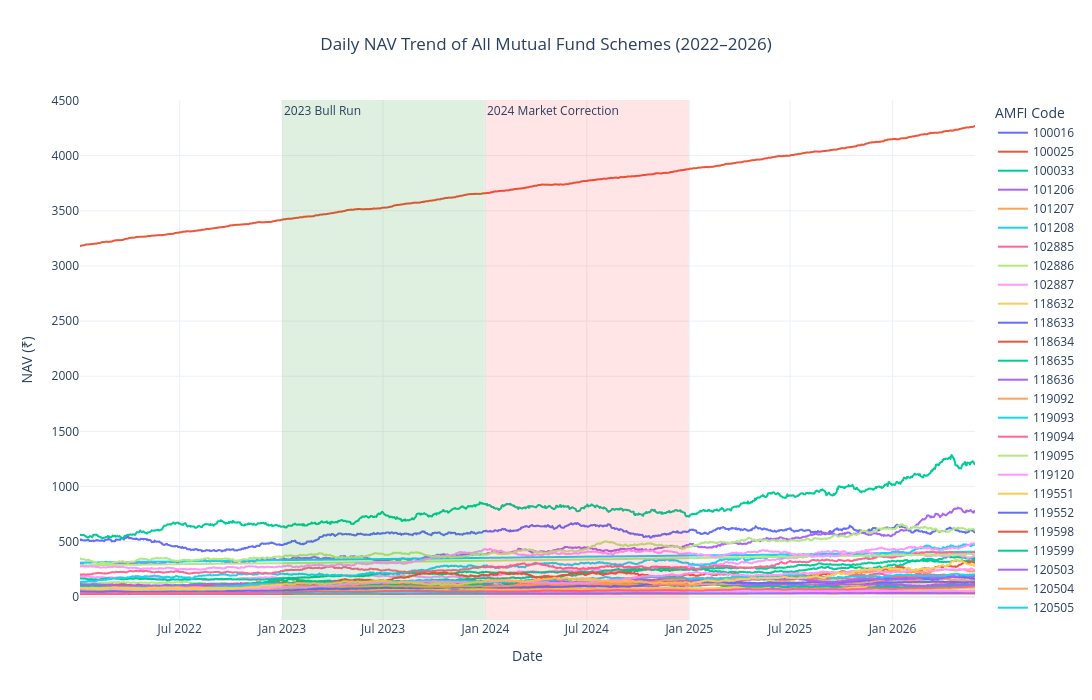

The notebook cell this image was saved under:
### Code cell
fig.show()

### Figure 1 — Plotly figure (JSON) as saved in the notebook; plotly's stock layout.template omitted (floating-point values rounded to 4 significant figures; data arrays with more than 128 entries replaced by an {"elided": "..."} marker saying what was removed)
{"data": [{"hovertemplate": "Scheme (AMFI Code)=100016<br>Date=%{x}<br>NAV (₹)=%{y}<extra></extra>", "legendgroup": "100016", "line": {"color": "#636efa", "dash": "solid"}, "marker": {"symbol": "circle"}, "mode": "lines", "name": "100016", "showlegend": true, "type": "scattergl", "x": {"elided": "1150 str values"}, "xaxis": "x", "y": {"elided": "1150 float values"}, "yaxis": "y"}, {"hovertemplate": "Scheme (AMFI Code)=100025<br>Date=%{x}<br>NAV (₹)=%{y}<extra></extra>", "legendgroup": "100025", "line": {"color": "#EF553B", "dash": "solid"}, "marker": {"symbol": "circle"}, "mode": "lines", "name": "100025", "showlegend": true, "type": "scattergl", "x": {"elided": "1150 str values"}, "xaxis": "x", "y": {"elided": "1150 float values"}, "yaxis": "y"}, {"hovertemplate": "Scheme (AMFI Code)=100033<br>Date=%{x}<br>NAV (₹)=%{y}<extra></extra>", "legendgroup": "100033", "line": {"color": "#00cc96", "dash": "solid"}, "marker": {"symbol": "circle"}, "mode": "lines", "name": "100033", "showlegend": true, "type": "scattergl", "x": {"elided": "1150 str values"}, "xaxis": "x", "y": {"elided": "1150 float values"}, "yaxis": "y"}, {"hovertemplate": "Scheme (AMFI Code)=101206<br>Date=%{x}<br>NAV (₹)=%{y}<extra></extra>", "legendgroup": "101206", "line": {"color": "#ab63fa", "dash": "solid"}, "marker": {"symbol": "circle"}, "mode": "lines", "name": "101206", "showlegend": true, "type": "scattergl", "x": {"elided": "1150 str values"}, "xaxis": "x", "y": {"elided": "1150 float values"}, "yaxis": "y"}, {"hovertemplate": "Scheme (AMFI Code)=101207<br>Date=%{x}<br>NAV (₹)=%{y}<extra></extra>", "legendgroup": "101207", "line": {"color": "#FFA15A", "dash": "solid"}, "marker": {"symbol": "circle"}, "mode": "lines", "name": "101207", "showlegend": true, "type": "scattergl", "x": {"elided": "1150 str values"}, "xaxis": "x", "y": {"elided": "1150 float values"}, "yaxis": "y"}, {"hovertemplate": "Scheme (AMFI Code)=101208<br>Date=%{x}<br>NAV (₹)=%{y}<extra></extra>", "legendgroup": "101208", "line": {"color": "#19d3f3", "dash": "solid"}, "marker": {"symbol": "circle"}, "mode": "lines", "name": "101208", "showlegend": true, "type": "scattergl", "x": {"elided": "1150 str values"}, "xaxis": "x", "y": {"elided": "1150 float values"}, "yaxis": "y"}, {"hovertemplate": "Scheme (AMFI Code)=102885<br>Date=%{x}<br>NAV (₹)=%{y}<extra></extra>", "legendgroup": "102885", "line": {"color": "#FF6692", "dash": "solid"}, "marker": {"symbol": "circle"}, "mode": "lines", "name": "102885", "showlegend": true, "type": "scattergl", "x": {"elided": "1150 str values"}, "xaxis": "x", "y": {"elided": "1150 float values"}, "yaxis": "y"}, {"hovertemplate": "Scheme (AMFI Code)=102886<br>Date=%{x}<br>NAV (₹)=%{y}<extra></extra>", "legendgroup": "102886", "line": {"color": "#B6E880", "dash": "solid"}, "marker": {"symbol": "circle"}, "mode": "lines", "name": "102886", "showlegend": true, "type": "scattergl", "x": {"elided": "1150 str values"}, "xaxis": "x", "y": {"elided": "1150 float values"}, "yaxis": "y"}, {"hovertemplate": "Scheme (AMFI Code)=102887<br>Date=%{x}<br>NAV (₹)=%{y}<extra></extra>", "legendgroup": "102887", "line": {"color": "#FF97FF", "dash": "solid"}, "marker": {"symbol": "circle"}, "mode": "lines", "name": "102887", "showlegend": true, "type": "scattergl", "x": {"elided": "1150 str values"}, "xaxis": "x", "y": {"elided": "1150 float values"}, "yaxis": "y"}, {"hovertemplate": "Scheme (AMFI Code)=118632<br>Date=%{x}<br>NAV (₹)=%{y}<extra></extra>", "legendgroup": "118632", "line": {"color": "#FECB52", "dash": "solid"}, "marker": {"symbol": "circle"}, "mode": "lines", "name": "118632", "showlegend": true, "type": "scattergl", "x": {"elided": "1150 str values"}, "xaxis": "x", "y": {"elided": "1150 float values"}, "yaxis": "y"}, {"hovertemplate": "Scheme (AMFI Code)=118633<br>Date=%{x}<br>NAV (₹)=%{y}<extra></extra>", "legendgroup": "118633", "line": {"color": "#636efa", "dash": "solid"}, "marker": {"symbol": "circle"}, "mode": "lines", "name": "118633", "showlegend": true, "type": "scattergl", "x": {"elided": "1150 str values"}, "xaxis": "x", "y": {"elided": "1150 float values"}, "yaxis": "y"}, {"hovertemplate": "Scheme (AMFI Code)=118634<br>Date=%{x}<br>NAV (₹)=%{y}<extra></extra>", "legendgroup": "118634", "line": {"color": "#EF553B", "dash": "solid"}, "marker": {"symbol": "circle"}, "mode": "lines", "name": "118634", "showlegend": true, "type": "scattergl", "x": {"elided": "1150 str values"}, "xaxis": "x", "y": {"elided": "1150 float values"}, "yaxis": "y"}, {"hovertemplate": "Scheme (AMFI Code)=118635<br>Date=%{x}<br>NAV (₹)=%{y}<extra></extra>", "legendgroup": "118635", "line": {"color": "#00cc96", "dash": "solid"}, "marker": {"symbol": "circle"}, "mode": "lines", "name": "118635", "showlegend": true, "type": "scattergl", "x": {"elided": "1150 str values"}, "xaxis": "x", "y": {"elided": "1150 float values"}, "yaxis": "y"}, {"hovertemplate": "Scheme (AMFI Code)=118636<br>Date=%{x}<br>NAV (₹)=%{y}<extra></extra>", "legendgroup": "118636", "line": {"color": "#ab63fa", "dash": "solid"}, "marker": {"symbol": "circle"}, "mode": "lines", "name": "118636", "showlegend": true, "type": "scattergl", "x": {"elided": "1150 str values"}, "xaxis": "x", "y": {"elided": "1150 float values"}, "yaxis": "y"}, {"hovertemplate": "Scheme (AMFI Code)=119092<br>Date=%{x}<br>NAV (₹)=%{y}<extra></extra>", "legendgroup": "119092", "line": {"color": "#FFA15A", "dash": "solid"}, "marker": {"symbol": "circle"}, "mode": "lines", "name": "119092", "showlegend": true, "type": "scattergl", "x": {"elided": "1150 str values"}, "xaxis": "x", "y": {"elided": "1150 float values"}, "yaxis": "y"}, {"hovertemplate": "Scheme (AMFI Code)=119093<br>Date=%{x}<br>NAV (₹)=%{y}<extra></extra>", "legendgroup": "119093", "line": {"color": "#19d3f3", "dash": "solid"}, "marker": {"symbol": "circle"}, "mode": "lines", "name": "119093", "showlegend": true, "type": "scattergl", "x": {"elided": "1150 str values"}, "xaxis": "x", "y": {"elided": "1150 float values"}, "yaxis": "y"}, {"hovertemplate": "Scheme (AMFI Code)=119094<br>Date=%{x}<br>NAV (₹)=%{y}<extra></extra>", "legendgroup": "119094", "line": {"color": "#FF6692", "dash": "solid"}, "marker": {"symbol": "circle"}, "mode": "lines", "name": "119094", "showlegend": true, "type": "scattergl", "x": {"elided": "1150 str values"}, "xaxis": "x", "y": {"elided": "1150 float values"}, "yaxis": "y"}, {"hovertemplate": "Scheme (AMFI Code)=119095<br>Date=%{x}<br>NAV (₹)=%{y}<extra></extra>", "legendgroup": "119095", "line": {"color": "#B6E880", "dash": "solid"}, "marker": {"symbol": "circle"}, "mode": "lines", "name": "119095", "showlegend": true, "type": "scattergl", "x": {"elided": "1150 str values"}, "xaxis": "x", "y": {"elided": "1150 float values"}, "yaxis": "y"}, {"hovertemplate": "Scheme (AMFI Code)=119120<br>Date=%{x}<br>NAV (₹)=%{y}<extra></extra>", "legendgroup": "119120", "line": {"color": "#FF97FF", "dash": "solid"}, "marker": {"symbol": "circle"}, "mode": "lines", "name": "119120", "showlegend": true, "type": "scattergl", "x": {"elided": "1150 str values"}, "xaxis": "x", "y": {"elided": "1150 float values"}, "yaxis": "y"}, {"hovertemplate": "Scheme (AMFI Code)=119551<br>Date=%{x}<br>NAV (₹)=%{y}<extra></extra>", "legendgroup": "119551", "line": {"color": "#FECB52", "dash": "solid"}, "marker": {"symbol": "circle"}, "mode": "lines", "name": "119551", "showlegend": true, "type": "scattergl", "x": {"elided": "1150 str values"}, "xaxis": "x", "y": {"elided": "1150 float values"}, "yaxis": "y"}, {"hovertemplate": "Scheme (AMFI Code)=119552<br>Date=%{x}<br>NAV (₹)=%{y}<extra></extra>", "legendgroup": "119552", "line": {"color": "#636efa", "dash": "solid"}, "marker": {"symbol": "circle"}, "mode": "lines", "name": "119552", "showlegend": true, "type": "scattergl", "x": {"elided": "1150 str values"}, "xaxis": "x", "y": {"elided": "1150 float values"}, "yaxis": "y"}, {"hovertemplate": "Scheme (AMFI Code)=119598<br>Date=%{x}<br>NAV (₹)=%{y}<extra></extra>", "legendgroup": "119598", "line": {"color": "#EF553B", "dash": "solid"}, "marker": {"symbol": "circle"}, "mode": "lines", "name": "119598", "showlegend": true, "type": "scattergl", "x": {"elided": "1150 str values"}, "xaxis": "x", "y": {"elided": "1150 float values"}, "yaxis": "y"}, {"hovertemplate": "Scheme (AMFI Code)=119599<br>Date=%{x}<br>NAV (₹)=%{y}<extra></extra>", "legendgroup": "119599", "line": {"color": "#00cc96", "dash": "solid"}, "marker": {"symbol": "circle"}, "mode": "lines", "name": "119599", "showlegend": true, "type": "scattergl", "x": {"elided": "1150 str values"}, "xaxis": "x", "y": {"elided": "1150 float values"}, "yaxis": "y"}, {"hovertemplate": "Scheme (AMFI Code)=120503<br>Date=%{x}<br>NAV (₹)=%{y}<extra></extra>", "legendgroup": "120503", "line": {"color": "#ab63fa", "dash": "solid"}, "marker": {"symbol": "circle"}, "mode": "lines", "name": "120503", "showlegend": true, "type": "scattergl", "x": {"elided": "1150 str values"}, "xaxis": "x", "y": {"elided": "1150 float values"}, "yaxis": "y"}, {"hovertemplate": "Scheme (AMFI Code)=120504<br>Date=%{x}<br>NAV (₹)=%{y}<extra></extra>", "legendgroup": "120504", "line": {"color": "#FFA15A", "dash": "solid"}, "marker": {"symbol": "circle"}, "mode": "lines", "name": "120504", "showlegend": true, "type": "scattergl", "x": {"elided": "1150 str values"}, "xaxis": "x", "y": {"elided": "1150 float values"}, "yaxis": "y"}, {"hovertemplate": "Scheme (AMFI Code)=120505<br>Date=%{x}<br>NAV (₹)=%{y}<extra></extra>", "legendgroup": "120505", "line": {"color": "#19d3f3", "dash": "solid"}, "marker": {"symbol": "circle"}, "mode": "lines", "name": "120505", "showlegend": true, "type": "scattergl", "x": {"elided": "1150 str values"}, "xaxis": "x", "y": {"elided": "1150 float values"}, "yaxis": "y"}, {"hovertemplate": "Scheme (AMFI Code)=120506<br>Date=%{x}<br>NAV (₹)=%{y}<extra></extra>", "legendgroup": "120506", "line": {"color": "#FF6692", "dash": "solid"}, "marker": {"symbol": "circle"}, "mode": "lines", "name": "120506", "showlegend": true, "type": "scattergl", "x": {"elided": "1150 str values"}, "xaxis": "x", "y": {"elided": "1150 float values"}, "yaxis": "y"}, {"hovertemplate": "Scheme (AMFI Code)=120507<br>Date=%{x}<br>NAV (₹)=%{y}<extra></extra>", "legendgroup": "120507", "line": {"color": "#B6E880", "dash": "solid"}, "marker": {"symbol": "circle"}, "mode": "lines", "name": "120507", "showlegend": true, "type": "scattergl", "x": {"elided": "1150 str values"}, "xaxis": "x", "y": {"elided": "1150 float values"}, "yaxis": "y"}, {"hovertemplate": "Scheme (AMFI Code)=120841<br>Date=%{x}<br>NAV (₹)=%{y}<extra></extra>", "legendgroup": "120841", "line": {"color": "#FF97FF", "dash": "solid"}, "marker": {"symbol": "circle"}, "mode": "lines", "name": "120841", "showlegend": true, "type": "scattergl", "x": {"elided": "1150 str values"}, "xaxis": "x", "y": {"elided": "1150 float values"}, "yaxis": "y"}, {"hovertemplate": "Scheme (AMFI Code)=120842<br>Date=%{x}<br>NAV (₹)=%{y}<extra></extra>", "legendgroup": "120842", "line": {"color": "#FECB52", "dash": "solid"}, "marker": {"symbol": "circle"}, "mode": "lines", "name": "120842", "showlegend": true, "type": "scattergl", "x": {"elided": "1150 str values"}, "xaxis": "x", "y": {"elided": "1150 float values"}, "yaxis": "y"}, {"hovertemplate": "Scheme (AMFI Code)=120843<br>Date=%{x}<br>NAV (₹)=%{y}<extra></extra>", "legendgroup": "120843", "line": {"color": "#636efa", "dash": "solid"}, "marker": {"symbol": "circle"}, "mode": "lines", "name": "120843", "showlegend": true, "type": "scattergl", "x": {"elided": "1150 str values"}, "xaxis": "x", "y": {"elided": "1150 float values"}, "yaxis": "y"}, {"hovertemplate": "Scheme (AMFI Code)=120844<br>Date=%{x}<br>NAV (₹)=%{y}<extra></extra>", "legendgroup": "120844", "line": {"color": "#EF553B", "dash": "solid"}, "marker": {"symbol": "circle"}, "mode": "lines", "name": "120844", "showlegend": true, "type": "scattergl", "x": {"elided": "1150 str values"}, "xaxis": "x", "y": {"elided": "1150 float values"}, "yaxis": "y"}, {"hovertemplate": "Scheme (AMFI Code)=125497<br>Date=%{x}<br>NAV (₹)=%{y}<extra></extra>", "legendgroup": "125497", "line": {"color": "#00cc96", "dash": "solid"}, "marker": {"symbol": "circle"}, "mode": "lines", "name": "125497", "showlegend": true, "type": "scattergl", "x": {"elided": "1150 str values"}, "xaxis": "x", "y": {"elided": "1150 float values"}, "yaxis": "y"}, {"hovertemplate": "Scheme (AMFI Code)=125498<br>Date=%{x}<br>NAV (₹)=%{y}<extra></extra>", "legendgroup": "125498", "line": {"color": "#ab63fa", "dash": "solid"}, "marker": {"symbol": "circle"}, "mode": "lines", "name": "125498", "showlegend": true, "type": "scattergl", "x": {"elided": "1150 str values"}, "xaxis": "x", "y": {"elided": "1150 float values"}, "yaxis": "y"}, {"hovertemplate": "Scheme (AMFI Code)=148567<br>Date=%{x}<br>NAV (₹)=%{y}<extra></extra>", "legendgroup": "148567", "line": {"color": "#FFA15A", "dash": "solid"}, "marker": {"symbol": "circle"}, "mode": "lines", "name": "148567", "showlegend": true, "type": "scattergl", "x": {"elided": "1150 str values"}, "xaxis": "x", "y": {"elided": "1150 float values"}, "yaxis": "y"}, {"hovertemplate": "Scheme (AMFI Code)=148568<br>Date=%{x}<br>NAV (₹)=%{y}<extra></extra>", "legendgroup": "148568", "line": {"color": "#19d3f3", "dash": "solid"}, "marker": {"symbol": "circle"}, "mode": "lines", "name": "148568", "showlegend": true, "type": "scattergl", "x": {"elided": "1150 str values"}, "xaxis": "x", "y": {"elided": "1150 float values"}, "yaxis": "y"}, {"hovertemplate": "Scheme (AMFI Code)=148569<br>Date=%{x}<br>NAV (₹)=%{y}<extra></extra>", "legendgroup": "148569", "line": {"color": "#FF6692", "dash": "solid"}, "marker": {"symbol": "circle"}, "mode": "lines", "name": "148569", "showlegend": true, "type": "scattergl", "x": {"elided": "1150 str values"}, "xaxis": "x", "y": {"elided": "1150 float values"}, "yaxis": "y"}, {"hovertemplate": "Scheme (AMFI Code)=149322<br>Date=%{x}<br>NAV (₹)=%{y}<extra></extra>", "legendgroup": "149322", "line": {"color": "#B6E880", "dash": "solid"}, "marker": {"symbol": "circle"}, "mode": "lines", "name": "149322", "showlegend": true, "type": "scattergl", "x": {"elided": "1150 str values"}, "xaxis": "x", "y": {"elided": "1150 float values"}, "yaxis": "y"}, {"hovertemplate": "Scheme (AMFI Code)=149323<br>Date=%{x}<br>NAV (₹)=%{y}<extra></extra>", "legendgroup": "149323", "line": {"color": "#FF97FF", "dash": "solid"}, "marker": {"symbol": "circle"}, "mode": "lines", "name": "149323", "showlegend": true, "type": "scattergl", "x": {"elided": "1150 str values"}, "xaxis": "x", "y": {"elided": "1150 float values"}, "yaxis": "y"}, {"hovertemplate": "Scheme (AMFI Code)=149324<br>Date=%{x}<br>NAV (₹)=%{y}<extra></extra>", "legendgroup": "149324", "line": {"color": "#FECB52", "dash": "solid"}, "marker": {"symbol": "circle"}, "mode": "lines", "name": "149324", "showlegend": true, "type": "scattergl", "x": {"elided": "1150 str values"}, "xaxis": "x", "y": {"elided": "1150 float values"}, "yaxis": "y"}], "layout": {"annotations": [{"showarrow": false, "text": "2023 Bull Run", "x": "2023-01-01", "xanchor": "left", "xref": "x", "y": 1, "yanchor": "top", "yref": "y domain"}, {"showarrow": false, "text": "2024 Market Correction", "x": "2024-01-01", "xanchor": "left", "xref": "x", "y": 1, "yanchor": "top", "yref": "y domain"}], "height": 700, "hovermode": "x unified", "legend": {"title": {"text": "AMFI Code"}, "tracegroupgap": 0}, "shapes": [{"fillcolor": "green", "line": {"width": 0}, "opacity": 0.12, "type": "rect", "x0": "2023-01-01", "x1": "2023-12-31", "xref": "x", "y0": 0, "y1": 1, "yref": "y domain"}, {"fillcolor": "red", "line": {"width": 0}, "opacity": 0.1, "type": "rect", "x0": "2024-01-01", "x1": "2024-12-31", "xref": "x", "y0": 0, "y1": 1, "yref": "y domain"}], "title": {"text": "Daily NAV Trend of All Mutual Fund Schemes (2022–2026)", "x": 0.5}, "width": 1400, "xaxis": {"anchor": "y", "domain": [0, 1], "title": {"text": "Date"}}, "yaxis": {"anchor": "x", "domain": [0, 1], "title": {"text": "NAV (₹)"}}}}
